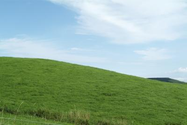
%> input picture Lab08/hill.png, 187 x 125 px, shrunk from 400 x 268 before the run
$ octave lab08.m   (GNU Octave 9; MATLAB toolbox functions it lacks are replaced by stand-ins)
%> lines starting %> are read from the running program, lines starting %| are printed output that depends on the picture
### Lab08/hough_transform.m
function [m,b] = hough_transform(edge_map)

%%find x, y position from edge map

[edge_y, edge_x] = find(edge_map);

%%range of b
H = size(edge_map, 1);
b_range = -H : 1 : H;

%%range of m
m_step = 0.01;
m_max  = 5;
m_min = -m_max;
m_range = m_min : m_step : m_max;

%%create vote matrix
V = zeros(length(m_range), length(b_range));

%%TODO: add votes

for i = 1:length(edge_y)
    y = edge_y(i);
    x = edge_x(i);
    for b_index = 1:length(b_range)
        b = b_range(b_index);
        m = (-1 / x) * b + (y / x);
        if m_min <= m
            if m <= m_max
                m_index = round((m - m_min) / (m_step)) + 1;
                V(m_index, b_index) = V(m_index, b_index) + 1;

            end
        end
    end
end


%%plot votes
figure, imagesc(V); xlabel('b'); ylabel('m');

%%find the maximal vote
max_vote = max(V(:));
[max_m_index, max_b_index] = find(V == max_vote);
m = m_range(max_m_index);
b = b_range(max_b_index);

### Lab08/hough_transform_polar.m
function [r, theta] = hough_transform_polar(edge_map)

%%find x, y position from edge map
[edge_y, edge_x] = find(edge_map);

%%range of r
H = size(edge_map, 1);
W = size(edge_map, 2);
r_max = round(sqrt(H^2 + W^2));
r_min = -r_max;
r_step = 1;
r_range = r_min : r_step : r_max;

%%range of theta
theta_step = 0.01;
theta_range = -pi/2 : theta_step: pi/2;

%%create vote matrix
V = zeros(length(r_range), length(theta_range));


%%TODO: add votes

for i = 1:length(edge_y)
    y = edge_y(i);
    x = edge_x(i);
    for theta_index = 1:length(theta_range)
        theta = theta_range(theta_index);
        r = x * cos(theta) + y * sin(theta);
        if r_min <= r
            if r <= r_max
                r_index = round((r - r_min) / (r_step)) + 1;
                V(r_index, theta_index) = V(r_index, theta_index) + 1;
            end
        end
    end
end

%% visualize votes
figure, imagesc(V);
xlabel('theta'); ylabel('r');

%%find the maximal vote
max_vote = max(V(:));
[max_r_index, max_theta_index] = find(V == max_vote);
r = r_range(max_r_index);
theta = theta_range(max_theta_index);

### Lab08/lab08.m
%img = imread('bridge.png');
img = imread('hill.png');
%> img is the input picture: size 125x187x3 uint8; mean R, G, B 144.3, 172.8, 150.9
%img = imread('lines.png');

edge_map = edge(rgb2gray(img), 'canny', 0.1, 3);
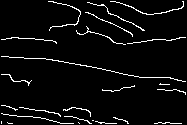
%> edge_map: size 125x187 logical; 4.8% white in thin lines or dots
%imshow(edge_map);

[m,b] = hough_transform(edge_map);
%> in hough_transform, `[edge_y, edge_x] = find(edge_map);`: edge_y = 1123 values from 2 to 124; edge_x = 1123 values from 2 to 186
%> the loop in hough_transform, `for i = 1:length(edge_y)` made 1123 passes
%> (y, x) on passes 1 to 3: (40, 2), (57, 2), (75, 2)
%> after the loop in hough_transform, `for i = 1:length(edge_y)`:
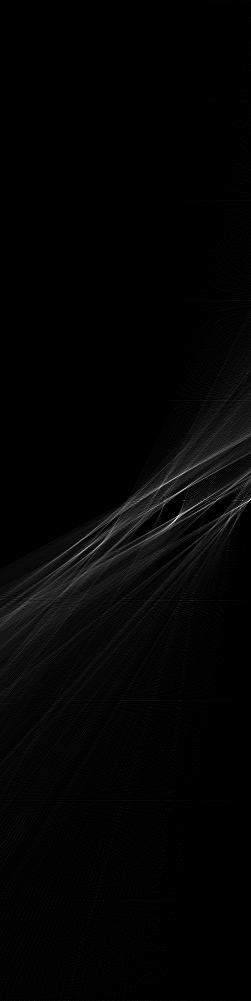
%> V: size 1001x251 double; min 0, max 62, mean 1; drawn with min black and max white
%> after the loop in hough_transform, `for i = 1:length(edge_y)`: m_index = 485
%> in hough_transform, `max_vote = max(V(:));`: max_vote = 62
%> in hough_transform, `[max_m_index, max_b_index] = find(V == max_vote);`: max_m_index = 519; max_b_index = 177
%> in hough_transform, `m = m_range(max_m_index);`: m = 0.18
%> in hough_transform, `b = b_range(max_b_index);`: b = 51
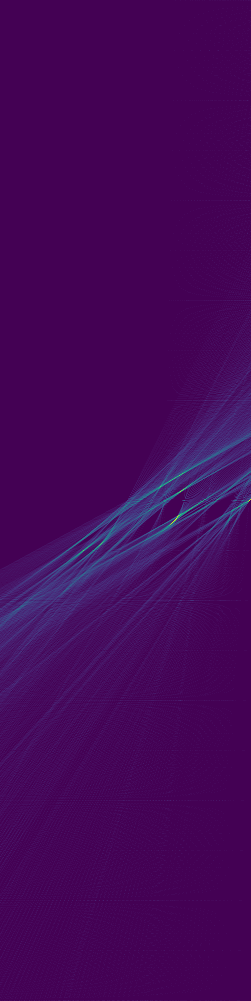
%> displayed picture: size 1001x251x3, on the screen's scale of 0 to 255; mean R, G, B 68.6, 6.7, 89
%> m = 0.18; b = 51
x = 1:size(img,2);
%> x = 187 values from 1 to 187
y = m * x + b;
%> y = 187 values from 51.18 to 84.66

figure, imshow(img); hold on;
plot(x,y, 'LineWidth', 4, 'Color', 'red');
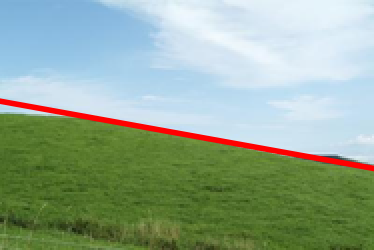
%> figure redrawn from the program's plot data; shown 2 times larger
h = gcf;

%saveas(h,'bridge_mb_line.png');
saveas(h,'hill_mb_line.png');
%saveas(h,'lines_mb_line.png');

[r, theta] = hough_transform_polar(edge_map);
%> the loop in hough_transform_polar, `for i = 1:length(edge_y)` made 1123 passes
%> after the loop in hough_transform_polar, `for i = 1:length(edge_y)`:
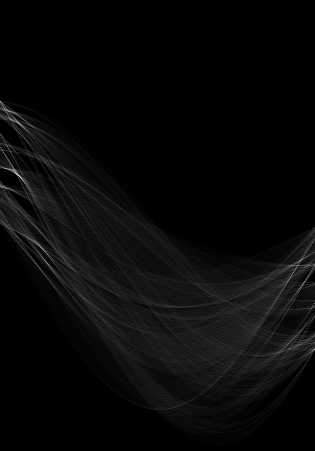
%> V: size 451x315 double; min 0, max 74, mean 2.5; drawn with min black and max white
%> after the loop in hough_transform_polar, `for i = 1:length(edge_y)`: r_index = 321
%> in hough_transform_polar, `max_vote = max(V(:));`: max_vote = 74
%> in hough_transform_polar, `[max_r_index, max_theta_index] = find(V == max_vote);`: max_r_index = 178; max_theta_index = 21
%> in hough_transform_polar, `r = r_range(max_r_index);`: r = -48
%> in hough_transform_polar, `theta = theta_range(max_theta_index);`: theta = -1.37
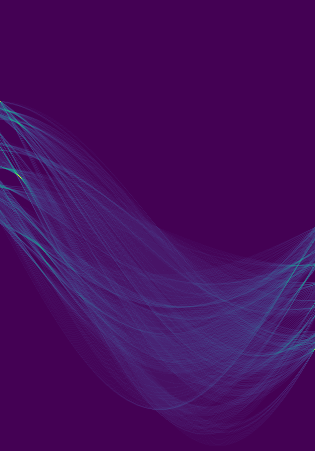
%> displayed picture: size 451x315x3, on the screen's scale of 0 to 255; mean R, G, B 69.1, 12.6, 94.5
%> r = -48; theta = -1.37
x = 1:size(img,2);
y = -(cos(theta)/sin(theta)) * x + (r / sin(theta));
%> y = 187 values from 49.18 to 86.88

figure, imshow(img); hold on;
plot(x,y,'Linewidth', 4, 'color','blue');
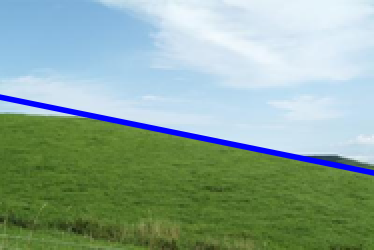
%> figure redrawn from the program's plot data; shown 2 times larger
h = gcf;
%saveas(h, 'bridge_polar_line.png');
saveas(h, 'hill_polar_line.png');
%saveas(h, 'lines_polar_line.png');
